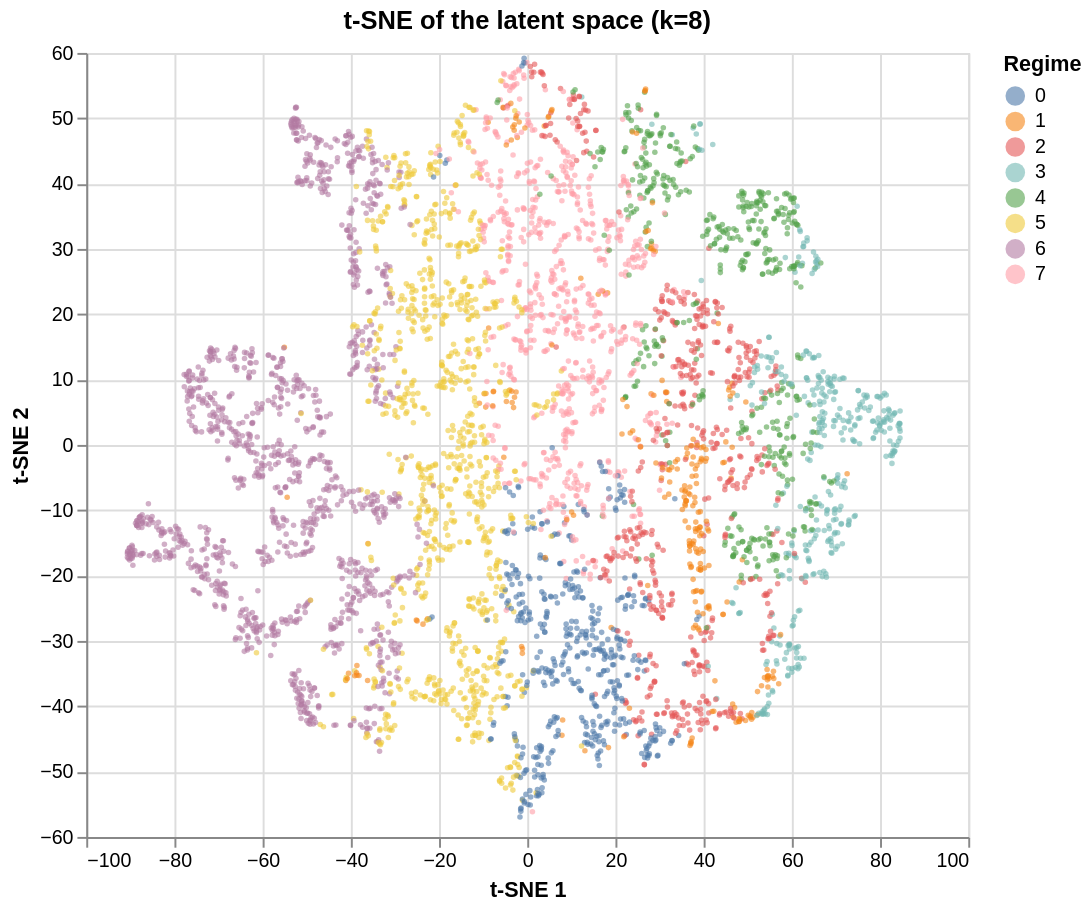

Notebook code cell kept with this figure:
### Markdown cell above
## 9. Latent space

### Code cell
rng = np.random.default_rng(CONFIG["seed"])
plot_idx = np.sort(rng.choice(len(features), size=min(5000, len(features)), replace=False))
coords = TSNE(n_components=2, perplexity=30, random_state=CONFIG["seed"]).fit_transform(features[plot_idx])

tsne_plot = tsne_chart(coords, labels[plot_idx], f"t-SNE of the latent space (k={K})")
tsne_plot

### Figure 1 — Vega specification as saved in the notebook (floating-point values rounded to 4 significant figures; data arrays with more than 128 entries replaced by an {"elided": "..."} marker saying what was removed)
{"$schema": "https://vega.github.io/schema/vega/v5.json", "data": [{"name": "source_0", "values": {"elided": "5000 records"}}, {"name": "source_0_x_domain_tsne_1", "values": [{"min": -90.66, "max": 84.54}]}, {"name": "source_0_y_domain_tsne_2", "values": [{"min": -56.96, "max": 59.2}]}, {"name": "source_0_color_domain_regime", "values": [{"regime": "2"}, {"regime": "1"}, {"regime": "6"}, {"regime": "0"}, {"regime": "5"}, {"regime": "7"}, {"regime": "4"}, {"regime": "3"}]}], "marks": [{"type": "symbol", "name": "marks", "from": {"data": "source_0"}, "encode": {"update": {"opacity": {"value": 0.6}, "fill": {"field": "regime", "scale": "color"}, "size": {"value": 8}, "x": {"field": "tsne_1", "scale": "x"}, "y": {"field": "tsne_2", "scale": "y"}, "shape": {"value": "circle"}}}, "style": ["circle"]}], "scales": [{"name": "x", "type": "linear", "domain": [{"signal": "(data(\"source_0_x_domain_tsne_1\")[0] || {}).min"}, {"signal": "(data(\"source_0_x_domain_tsne_1\")[0] || {}).max"}], "range": [0, {"signal": "width"}], "zero": true, "nice": true}, {"name": "y", "type": "linear", "domain": [{"signal": "(data(\"source_0_y_domain_tsne_2\")[0] || {}).min"}, {"signal": "(data(\"source_0_y_domain_tsne_2\")[0] || {}).max"}], "range": [{"signal": "height"}, 0], "zero": true, "nice": true}, {"name": "color", "type": "ordinal", "domain": {"data": "source_0_color_domain_regime", "field": "regime", "sort": true}, "range": "category"}], "axes": [{"scale": "x", "orient": "bottom", "zindex": 0, "tickCount": {"signal": "ceil(width/40)"}, "aria": false, "minExtent": 0, "maxExtent": 0, "grid": true, "gridScale": "y", "domain": false, "labels": false, "ticks": false}, {"scale": "y", "maxExtent": 0, "aria": false, "minExtent": 0, "grid": true, "gridScale": "x", "ticks": false, "labels": false, "zindex": 0, "domain": false, "tickCount": {"signal": "ceil(height/40)"}, "orient": "left"}, {"scale": "x", "labelFlush": true, "labelOverlap": true, "zindex": 0, "title": "t-SNE 1", "tickCount": {"signal": "ceil(width/40)"}, "orient": "bottom", "grid": false}, {"scale": "y", "orient": "left", "grid": false, "zindex": 0, "title": "t-SNE 2", "labelOverlap": true, "tickCount": {"signal": "ceil(height/40)"}}], "title": {"text": "t-SNE of the latent space (k=8)", "frame": "group"}, "style": "cell", "width": 450, "height": 400, "legends": [{"title": "Regime", "fill": "color", "symbolType": "circle", "encode": {"symbols": {"update": {"opacity": {"value": 0.6}}}}}], "padding": 5, "background": "white"}
